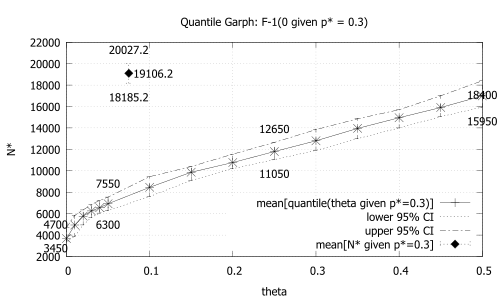

This chart was generated by the following gnuplot code:
set grid x y
set xlabel "theta"
set ylabel "N*"
set title "Quantile Garph: F-1(0 given p* = 0.3)"
set key right bottom

plot "quantiles_with_ci_2" using 2:3 title "mean[quantile(theta given p*=0.3)]" w linespoints, \
	"" using 2:3:4:5 title "" w yerror, \
	"" using 2:4 title "lower 95% CI" w lines, "" using 2:5 title "upper 95% CI" w lines, \
    "" every ::14 using 2:4:4 title "" w labels offset 0,-1, "" every ::14 using 2:5:5 title "" w labels offset 0,-1, \
    "" every 100::0 using 2:4:4 title "" w labels offset -1.75,-0.5, "" every 100::0 using 2:5:5 title "" w labels offset -1.75,0.25, \
    "" every 100::9 using 2:4:4 title "" w labels offset 0,-1, "" every 100::9 using 2:5:5 title "" w labels offset 0,1, \
    "" every 100::5 using 2:4:4 title "" w labels offset 0,-1, "" every 100::5 using 2:5:5 title "" w labels offset 0,1, \
    "pstar=0.3_vs_nstar" using (0.075):2:3:4 title "mean[N* given p*=0.3]" w errorbars, \
    "pstar=0.3_vs_nstar" using (0.075):3:3 title "" w labels offset 0,-1, \
    "pstar=0.3_vs_nstar" using (0.075):2:2 title "" w labels offset 4,0, \
    "pstar=0.3_vs_nstar" using (0.075):4:4 title "" w labels offset 0,1
    
call "eps_export.plt" "figure_7.eps"
call "pdf_export.plt" "figure_7.pdf"
